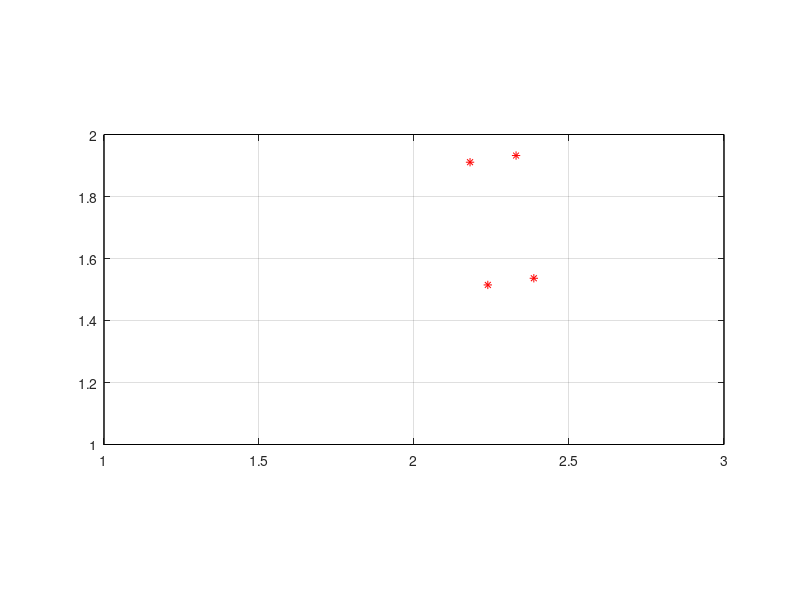

The MATLAB script that drew this image: (Note: this script raises an error after producing the figure.)
clear
clc
close all
%% init

object = 1; %set object 

point = [2.2836633; 1.72343886];
pose = 1.7145883072696777;

%% calc corners

R = [cos(pose),-sin(pose);sin(pose),cos(pose)];

if object == 1
    L = 0.40;
    b = 0.15;
    
    point1 = [point(1)+1/2*L; point(2)+1/2*b];
    point2 = [point(1)-1/2*L; point(2)+1/2*b];
    point3 = [point(1)-1/2*L; point(2)-1/2*b];
    point4 = [point(1)+1/2*L; point(2)-1/2*b];

    points = [point1,point2,point3,point4];
elseif object == 2
    L = 0.30;
    b = 0.20;
    
    point1 = [point(1)+1/2*L; point(2)+1/2*b];
    point2 = [point(1)-1/2*L; point(2)+1/2*b];
    point3 = [point(1)-1/2*L; point(2)-1/2*b];
    point4 = [point(1)+1/2*L; point(2)-1/2*b];

    points = [point1,point2,point3,point4];
elseif object == 3
    L = 0.40;
    b = 0.10;
    
    point1 = [point(1)+L; point(2)];
    point2 = [point(1); point(2)+b];

    points = [point, point1,point2];
elseif object == 4
    L = 0.30;
    b = 0.15;
    
    point1 = [point(1)+L; point(2)];
    point2 = [point(1); point(2)+b];

    points = [point, point1,point2];
end


s = points-point; %subtract center
so = R*s; %rotate
vo = so+point; %add center

%% plot
close all
% vo = [1.708117 1.610521
% 2.009148 1.587979 
% 1.999827 1.436915 
% 2.004409 1.511346 
% 0.075676 0.226613 ]';

% vo = [1.78663 1.9398                                                                                                                                                                       
% 1.87128 1.81452                                                                                                                                                                      
% 1.45442 1.71567                                                                                                                                                                      
% 1.53861 1.59065                                                                                                                                                                      
% 1.97882 1.88688]';
% 
% vo = [1.78663 1.9398                                                                                                                                                     
% 1.87137 1.81438                                                                                                                                                    
% 1.45442 1.71567                                                                                                                                                    
% 1.53898 1.59009                                                                                                                                                    
% 0.15138 0.400867 ]';

figure(1)
plot(vo(1,:),vo(2,:), '*r')
grid
axis([1,3,1,2])
axis equal
hold on
g = rectangle('Position', [1,1,2,1]);
    g.EdgeColor = [0,0.6,0];
    g.LineWidth = 1.5;
    g.LineStyle = '--';

vo